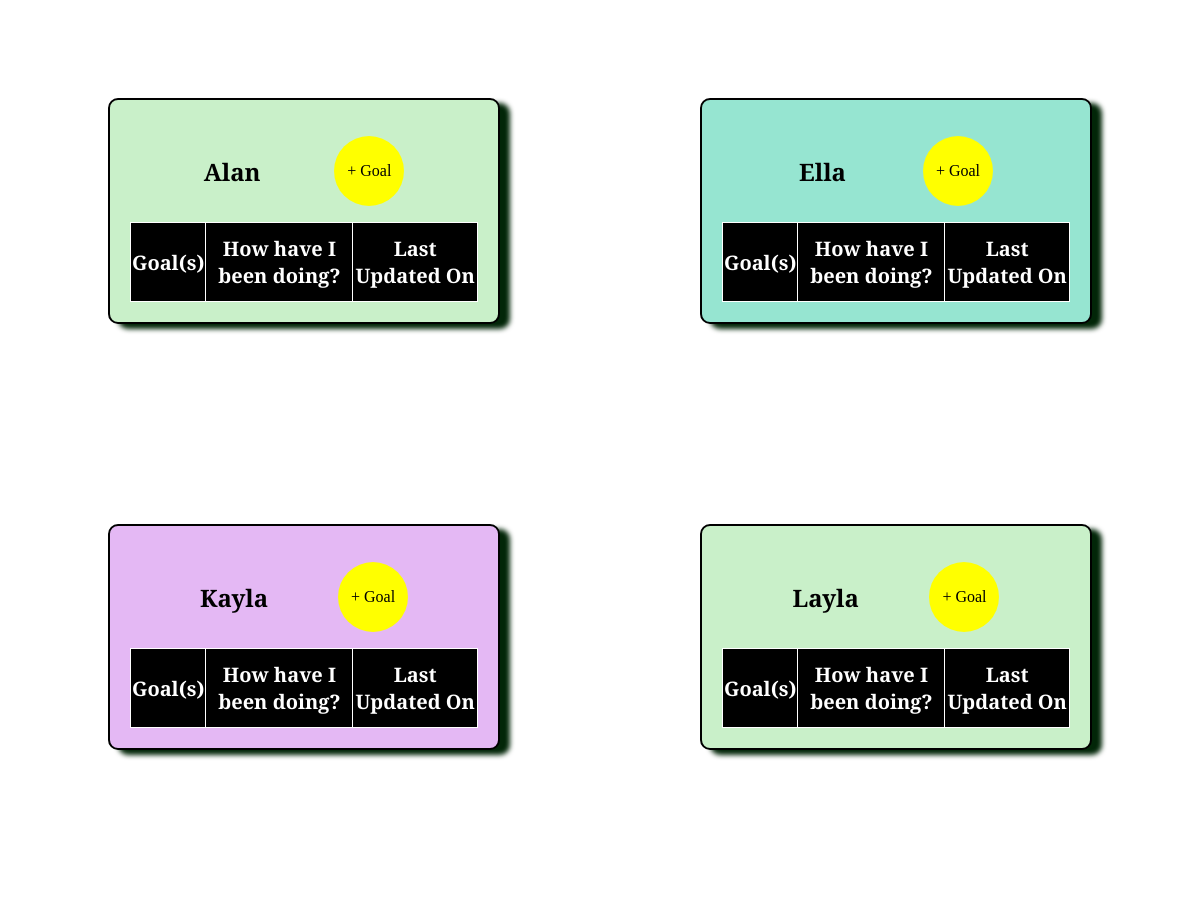
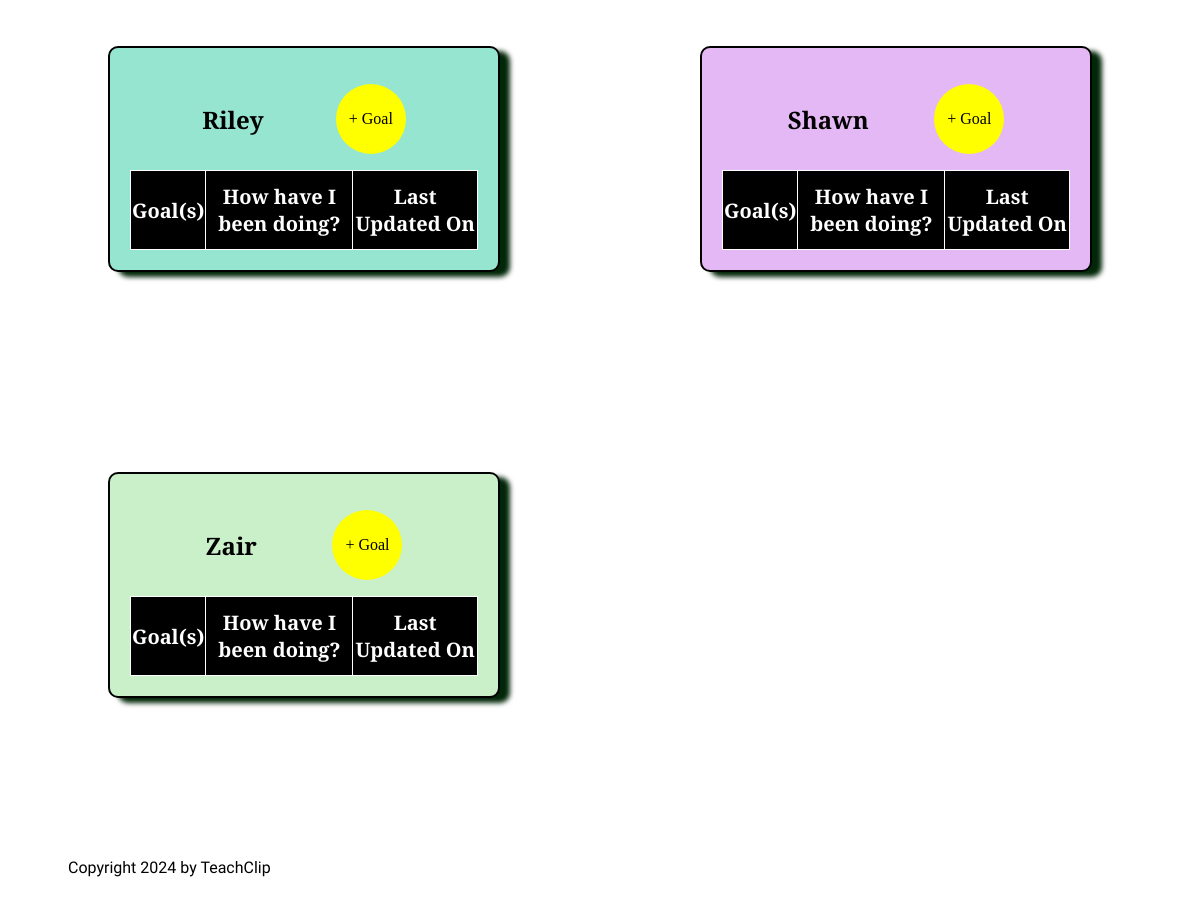
/goals/teacher_home/ (signed in, lower part), run on an earlier commit of the app's database (2 pictures, top to bottom).
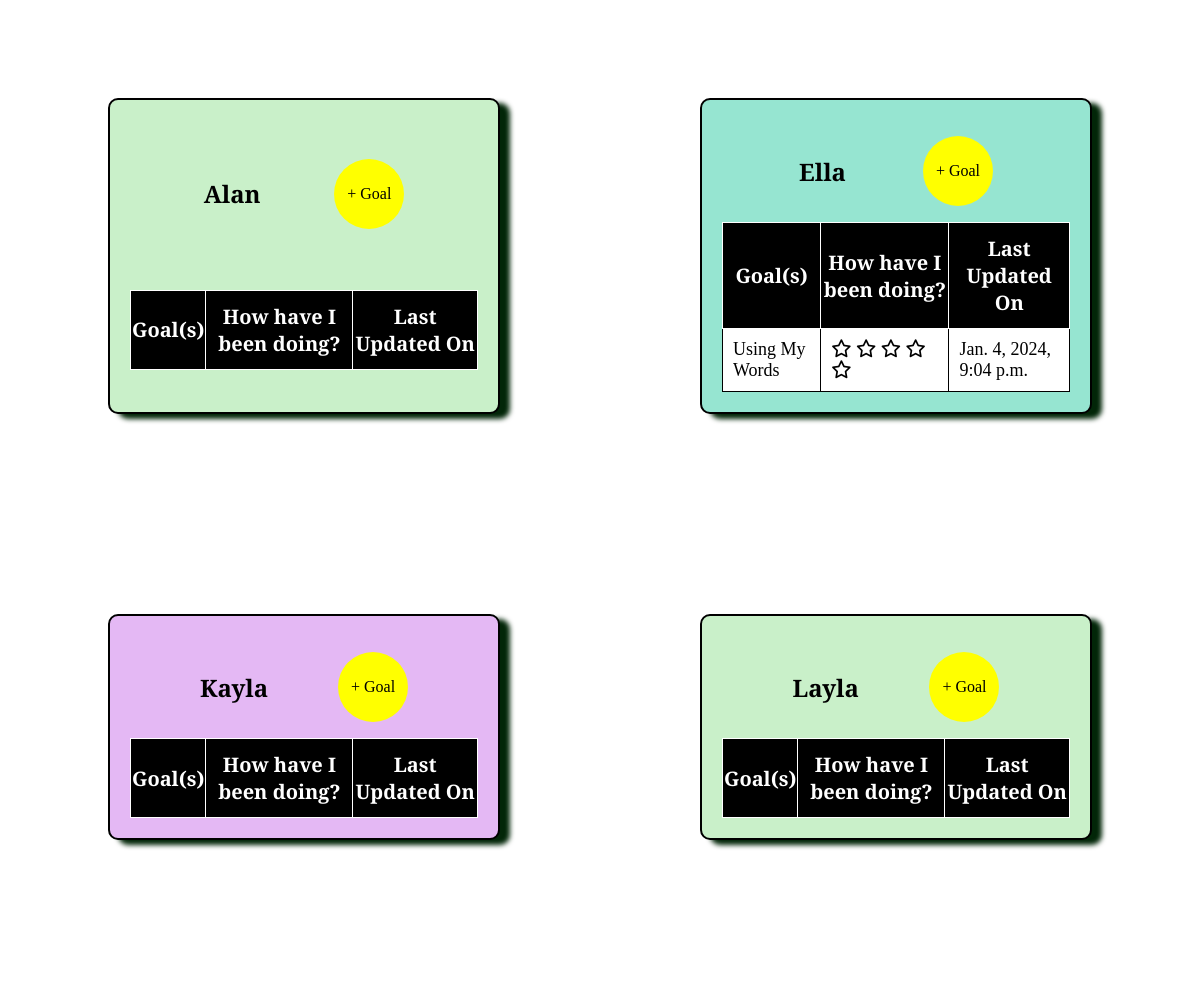
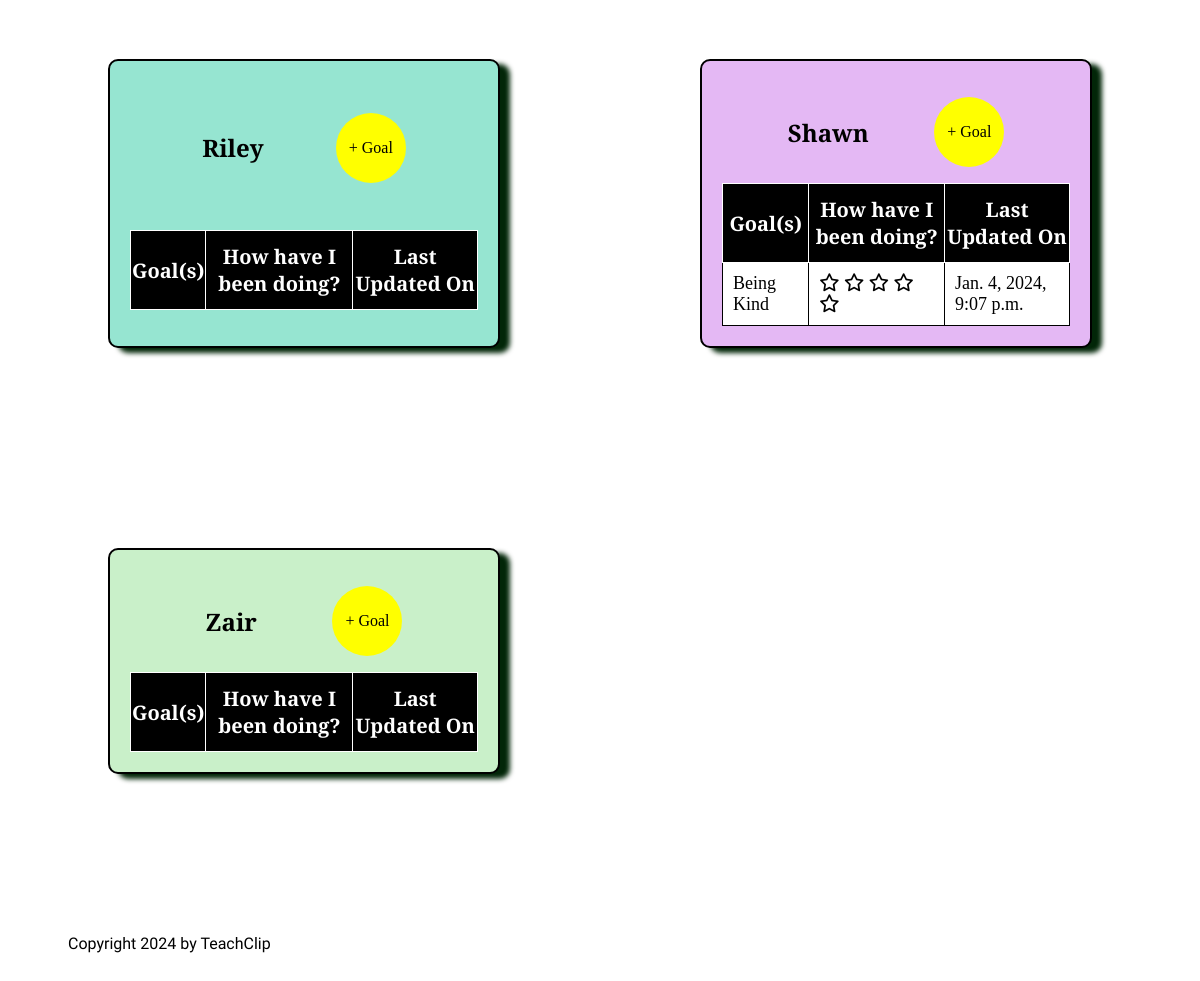
And on a later commit of the database (2 pictures, top to bottom).
### goalchart/models.py (models this page shows, shortened)
class Student(models.Model):
    student_first_name = models.CharField(max_length=200)
    KINDERGARTEN = "K"
    FIRST = "G1"
    SECOND = "G2"
    THIRD = "G3"
    FOURTH = "G4"
    FIFTH = "G5"
    OTHER = "GO"
    GRADE_IN_SCHOOL_CHOICES = {
        KINDERGARTEN: "Kindergarten",
        FIRST: "1st Grade",
        SECOND: "2nd Grade",
        THIRD: "3rd Grade",
        FOURTH: "4th Grade",
        FIFTH: "5th Grade",
        OTHER: "Other",
    }
    grade_in_school = models.CharField(
        max_length=2,
        choices=GRADE_IN_SCHOOL_CHOICES,
        default=KINDERGARTEN,
    )
    created_on = models.DateTimeField(auto_now_add=True)
    last_modified = models.DateTimeField(auto_now=True)
    teacher = models.ForeignKey(
        settings.AUTH_USER_MODEL,
        related_name="students",
        on_delete=models.CASCADE,
        null=True,
    )
    class Meta:
        ordering = ["student_first_name"]

class Goal(models.Model):
    student = models.ForeignKey(
        Student,
        related_name="goals",
        on_delete=models.CASCADE,
        null=True,
    )
    schedule = models.ForeignKey(
        Schedule,
        related_name="goals",
        on_delete=models.CASCADE,
        null=True,
    )
    goal_name = models.CharField(max_length=200)
    goal_description = models.TextField()
    goal_picture = models.URLField()
    last_modified = models.DateTimeField(auto_now=True, null=True)
    goal_rating = models.PositiveSmallIntegerField(default = 0,null=True)
    class Meta:
        ordering = ["goal_name"]

### goalchart/views.py (the view)
# urls.py: path("teacher_home/", goal_list, name="teacher_home"),
@login_required
def goal_list(request):
    students = Student.objects.filter(teacher=request.user)
    context = {
        "students": students,
    }
    return render(request, "goalchart/teacher_home.html", context)

### goalchart/templates/goalchart/teacher_home.html (shortened to what this page needs)
{% extends "base.html" %}
{% load static %}
{% block main %}
<div class="student-container">
  {% for student in students %}
    <div class="student-box {% cycle "group1" "group2" "group3" %}">
      <h2>{{ student.student_first_name }}</h2>
      <a href="{% url "create_goal" student.id %}"><p>+ Goal</p></a>
      <table>
        <thead>
          <tr>
            <th>Goal(s)</th>
            <th>How have I been doing?</th>
            <th>Last Updated On</th>
          </tr>
        </thead>
        <tbody class="striped-table">
          {% for goal in student.goals.all %}
          <tr>
              <td><a href="{% url "edit_goal" goal.id %}">{{ goal.goal_name}}</a></td>
              <td>
                <a href="{% url "goal_chart" goal.id %}">
                <i class="fa-regular fa-star"></i>
                <i class="fa-regular fa-star"></i>
                <i class="fa-regular fa-star"></i>
                <i class="fa-regular fa-star"></i>
                <i class="fa-regular fa-star"></i></a>
              </td>
              <td>{{ goal.last_modified }}</td>
          </tr>
          {% endfor %}
        </tbody>
      </table>
    </div>
  {% endfor %}
</div>
{% endblock main %}

### goalchart/templates/base.html (shortened to what this page needs)
{% load static %}
<!DOCTYPE html>
<html lang="en-US">
  <head>
    <link rel="stylesheet" href="{% static "css/styles.css" %}">
  </head>
    <body>
        <main>
        {% block main %}
        {% endblock main %}
        </main>
        <footer>Copyright 2024 by TeachClip</footer>
    </body>
  </html>

### goalchart/static/css/styles.css (style rules this page uses)
html, body { font-family: 'Cormorant Garamond', serif; }
a { text-decoration: none; color: black; }
footer { font-family: 'Shadows Into Light', cursive; margin: 20px; padding: 40px; }
.student-container { display: grid; grid-template-columns: repeat(2, 50%); }
.student-box { display: flex; flex-flow: row wrap; justify-content: space-evenly; align-items: center; margin: 100px; border: 2px solid; border-radius: 10px; padding: 20px; box-shadow: 10px 5px 5px rgb(2, 38, 8); }
.student-box p { background-color: yellow; width: 50px; height: 50px; text-align: center; display: flex; flex-flow: column wrap; justify-content: center; align-items: center; border-radius: 50%; padding: 10px; }
.group1 { background-color: rgb(201, 240, 201); }
.group2 { background-color: rgb(150, 229, 209); }
.group3 { background-color: rgb(228, 184, 244); }
table { border: 2px solid black; border-collapse: collapse; width: 100%; }
table th { padding-top: 12px; padding-bottom: 12px; text-align: center; background: black; color: white; font-size: 20px; margin-left: 5px; margin-right: 5px; }
table td { font-size: 18px; padding: 10px; }
table, th, td { border: 1px solid; }
.striped-table> tr:nth-child(odd) { background-color: white; }

What changed in the data, as far as the page shows it:
added Goal: goal_name "Using My Words", last_modified "Jan. 4, 2024, 9:04 p.m.", shown under Student "Ella"
added Goal: goal_name "Being Kind", last_modified "Jan. 4, 2024, 9:07 p.m.", shown under Student "Shawn"
